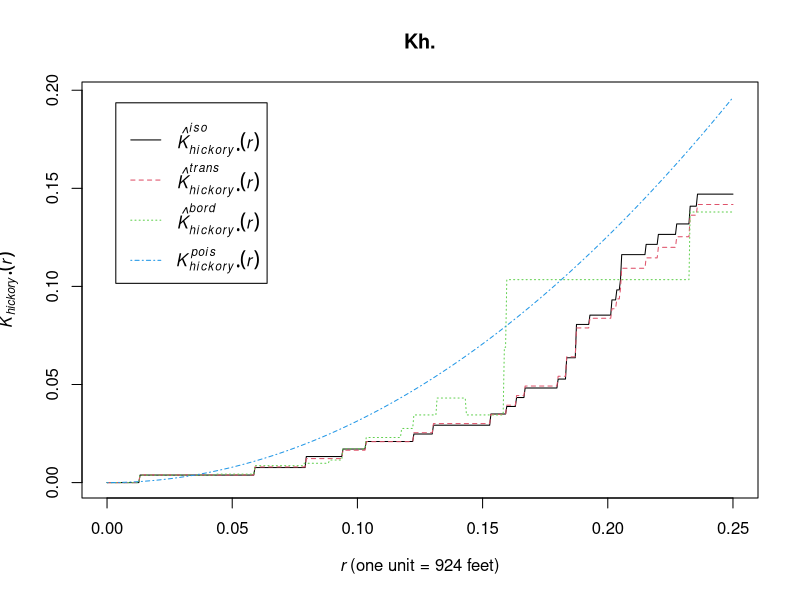

Reproduce this figure in R.
library(spatstat)


### Name: Kdot
### Title: Multitype K Function (i-to-any)
### Aliases: Kdot
### Keywords: spatial nonparametric

### ** Examples

     # Lansing woods data: 6 types of trees
    woods <- lansing

    ## Don't show: 
woods <- woods[seq(1, npoints(woods), by=80)]
## End(Don't show)

    Kh. <- Kdot(woods, "hickory") 
    # diagnostic plot for independence between hickories and other trees
    plot(Kh.)

    ## Not run: 
##D     # synthetic example with two marks "a" and "b"
##D     pp <- runifpoispp(50)
##D     pp <- pp %mark% factor(sample(c("a","b"), npoints(pp), replace=TRUE))
##D     K <- Kdot(pp, "a")
##D     
## End(Not run)
